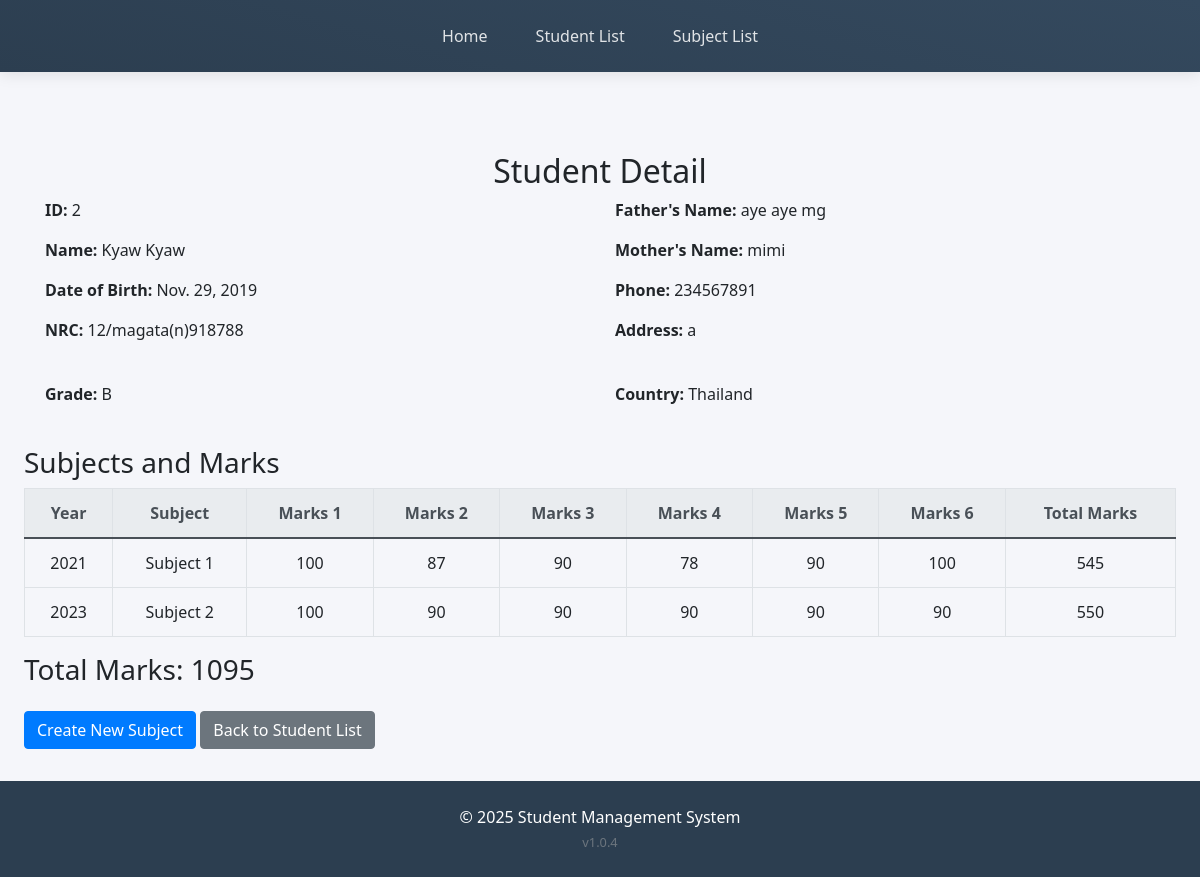
Before: /management/students/2/ with the older database file.
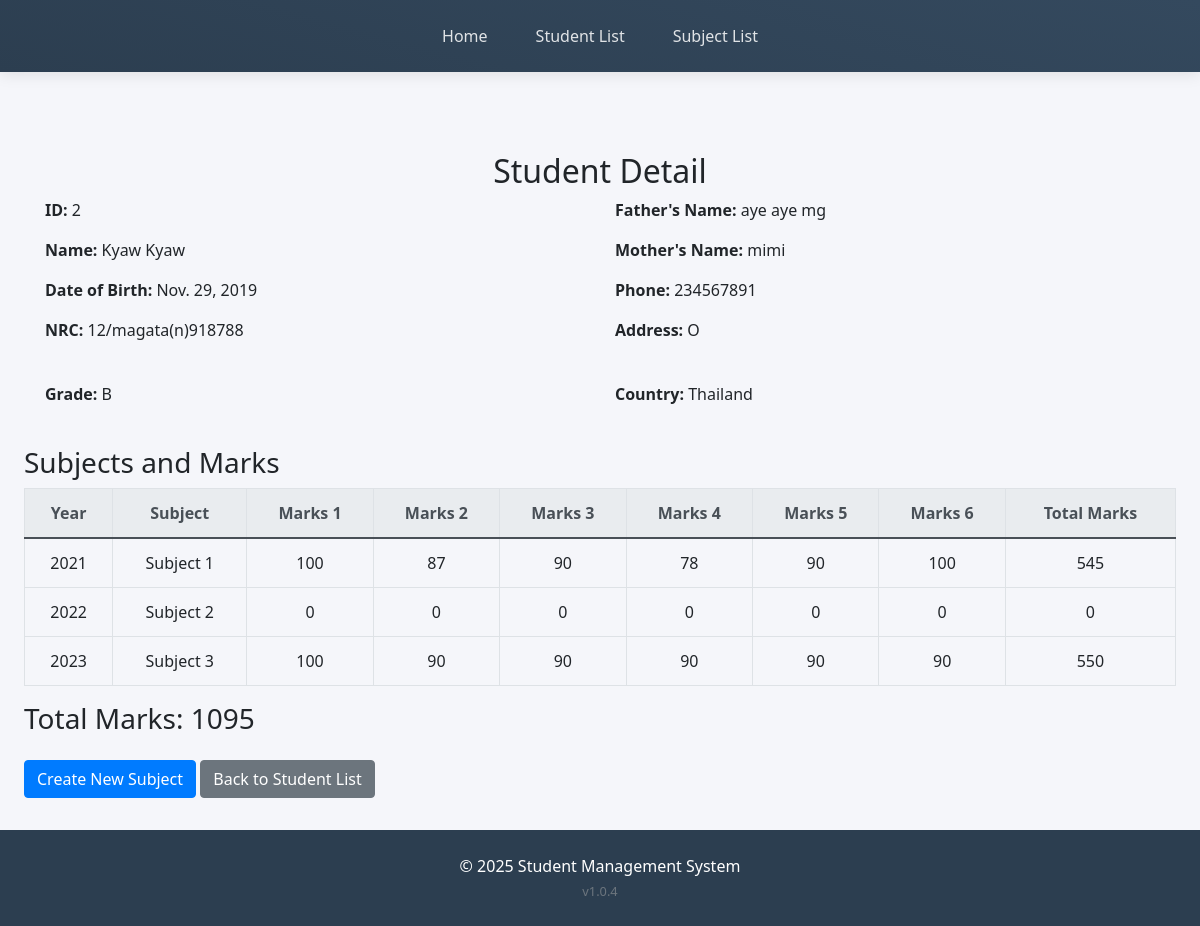
After: the same page with the newer database file.
### student_app/models.py (models this page shows, shortened)
class Student(models.Model):
    name = models.CharField(max_length=100)
    dob = models.DateField()  # Date of Birth
    nrc = models.CharField(max_length=50, unique=True)  # National Registration Card number (assuming it's unique)
    father_name = models.CharField(max_length=100)
    mother_name = models.CharField(max_length=100)
    phone = models.CharField(max_length=15)  # Phone number
    address = models.TextField()  # Long address details
    grade = models.CharField(max_length=10)  # Grade (A, B, etc.)
    country = models.CharField(max_length=100)
    class Meta:
        verbose_name = "Student"
        verbose_name_plural = "Students"

class Subject(models.Model):
    student = models.ForeignKey(Student, on_delete=models.CASCADE)
    year = models.IntegerField()
    subject1_marks = models.FloatField()
    subject2_marks = models.FloatField()
    subject3_marks = models.FloatField()
    subject4_marks = models.FloatField()
    subject5_marks = models.FloatField()
    subject6_marks = models.FloatField()
    @property
    def total_marks(self):
        return self.subject1_marks + self.subject2_marks + self.subject3_marks + self.subject4_marks + self.subject5_marks + self.subject6_marks

### student_app/views.py (the view)
# urls.py: path('students/<int:student_id>/', views.student_detail, name='student_detail'),  # New detail view
def student_detail(request, student_id):
    student = get_object_or_404(Student, id=student_id)
    subjects = Subject.objects.filter(student=student) .order_by('year')  # Fetch subjects for this student
    total_marks = 0
    for subject in subjects:
        total_marks += (subject.subject1_marks + subject.subject2_marks +
                        subject.subject3_marks + subject.subject4_marks +
                        subject.subject5_marks + subject.subject6_marks)
    return render(request, 'student/student_detail.html', {'student': student, 'subjects': subjects, 'total_marks': total_marks})

### templates/student/student_detail.html (shortened to what this page needs)
{% extends 'base.html' %}
{% block content %}
<div class="container mt-5">
    <h2 class="text-center">Student Detail</h2>
    <div class="row mb-4">
        <div class="col-md-6">
            <p><strong>ID:</strong> {{ student.id }}</p>
            <p><strong>Name:</strong> {{ student.name }}</p>
            <p><strong>Date of Birth:</strong> {{ student.dob }}</p>
            <p><strong>NRC:</strong> {{ student.nrc }}</p>
        </div>
        <div class="col-md-6">
            <p><strong>Father's Name:</strong> {{ student.father_name }}</p>
            <p><strong>Mother's Name:</strong> {{ student.mother_name }}</p>
            <p><strong>Phone:</strong> {{ student.phone }}</p>
            <p><strong>Address:</strong> {{ student.address }}</p>
        </div>
    </div>
    <div class="row mb-4">
        <div class="col-md-6">
            <p><strong>Grade:</strong> {{ student.grade }}</p>
        </div>
        <div class="col-md-6">
            <p><strong>Country:</strong> {{ student.country }}</p>
        </div>
    </div>
    </div>
  <h3>Subjects and Marks</h3>
  <table class="table table-bordered">
      <thead class="thead-light">
          <tr style="text-align: center;">
              <th>Year</th>
              <th>Subject</th>
              <th>Marks 1</th>
              <th>Marks 2</th>
              <th>Marks 3</th>
              <th>Marks 4</th>
              <th>Marks 5</th>
              <th>Marks 6</th>
              <th>Total Marks</th>
          </tr>
      </thead>
      <tbody>
          {% for subject in subjects %}
          <tr style="text-align: center;">
                  <td>{{ subject.year }}</td>
                  <td>Subject {{ forloop.counter }}</td>
                  <td>{{ subject.subject1_marks|floatformat:0  }}</td>
                  <td>{{ subject.subject2_marks|floatformat:0  }}</td>
                  <td>{{ subject.subject3_marks|floatformat:0  }}</td>
                  <td>{{ subject.subject4_marks|floatformat:0  }}</td>
                  <td>{{ subject.subject5_marks|floatformat:0  }}</td>
                  <td>{{ subject.subject6_marks|floatformat:0  }}</td>
                  <td>{{ subject.total_marks|floatformat:0  }}</td>
              </tr>
          {% endfor %}
      </tbody>
  </table>
  <h3>Total Marks: {{ total_marks|floatformat:0  }}</h3>
  <div class="mt-4">
      <a class="btn btn-primary" href="{% url 'create_subject' %}">Create New Subject</a>
      <a class="btn btn-secondary" href="{% url 'student_list' %}">Back to Student List</a>
  </div>
</div>
{% endblock %}

Changed rows visible on the page:
changed Student "Kyaw Kyaw": address "a" → "O"
added Subject: year "2022", subject1_marks "0", subject2_marks "0", subject3_marks "0", subject4_marks "0", subject5_marks "0", subject6_marks "0", total_marks "0"
